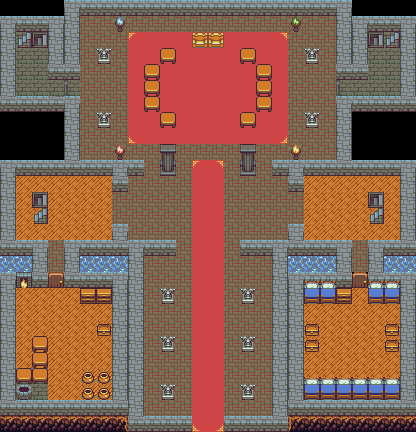

This is a level from a 2D game, rendered from its Tiled map with the project's own tilesets. A one-line summary and the map file follow, with tile-layer data summarised:
An orthogonal 26x27 tile map with 16x16 px tiles, 2 tile layers (Tile Layer 1, Tile Layer 2) and 16 objects (9x Ghost, 2x Slime, King, Fly, Spider, ...).

<map version="1.0" orientation="orthogonal" renderorder="right-down" width="26" height="27" tilewidth="16" tileheight="16" nextobjectid="23">
 <properties>
  <property name="test" type="int" value="1337" />
 </properties>
 <tileset firstgid="1" name="complete_spritesheet" tilewidth="16" tileheight="16" tilecount="256" columns="16">
  <image source="complete_spritesheet.png" width="256" height="256" />
  <tile id="0">
   <properties>
    <property name="collision_mask" type="int" value="15" />
   </properties>
  </tile>
  <tile id="8">
   <properties>
    <property name="collision_mask" type="int" value="15" />
   </properties>
   <objectgroup draworder="index">
    <object id="0" x="0" y="0" width="16" height="16" />
   </objectgroup>
  </tile>
  <tile id="9">
   <properties>
    <property name="collision_mask" type="int" value="15" />
   </properties>
  </tile>
  <tile id="10">
   <properties>
    <property name="collision_mask" type="int" value="15" />
   </properties>
  </tile>
  <tile id="11">
   <properties>
    <property name="collision_mask" type="int" value="15" />
   </properties>
  </tile>
  <tile id="18">
   <objectgroup draworder="index" />
  </tile>
  <tile id="35">
   <properties>
    <property name="collision_mask" type="int" value="12" />
   </properties>
  </tile>
  <tile id="36">
   <properties>
    <property name="collision_mask" type="int" value="15" />
   </properties>
  </tile>
  <tile id="67">
   <properties>
    <property name="collision_mask" type="int" value="15" />
   </properties>
  </tile>
  <tile id="100">
   <properties>
    <property name="collision_mask" type="int" value="15" />
   </properties>
  </tile>
  <tile id="106">
   <properties>
    <property name="collision_mask" type="int" value="15" />
   </properties>
  </tile>
  <tile id="107">
   <properties>
    <property name="collision_mask" type="int" value="15" />
   </properties>
  </tile>
  <tile id="138">
   <properties>
    <property name="collsion_mask" type="int" value="12" />
   </properties>
  </tile>
  <tile id="140">
   <properties>
    <property name="collision_mask" type="int" value="15" />
   </properties>
  </tile>
 </tileset>
 <layer name="Tile Layer 1" width="26" height="27">
  <data>[702 cells, 670 non-empty, 19 distinct tile ids]</data>
 </layer>
 <layer name="Tile Layer 2" width="26" height="27">
  <data>[702 cells, 90 non-empty, 21 distinct tile ids]</data>
 </layer>
 <objectgroup name="People">
  <object id="1" name="King" gid="129" x="192" y="48" width="16" height="16" />
  <object id="7" name="Fly" gid="228" x="15" y="357" width="16" height="16" />
  <object id="8" name="Ghost" gid="200" x="325" y="330" width="16" height="16" />
  <object id="9" name="Spider" gid="253" x="304" y="298" width="16" height="16" />
  <object id="12" name="Ghost" gid="231" x="176" y="384" width="16" height="16" />
  <object id="13" name="Ghost" gid="231" x="176" y="336" width="16" height="16" />
  <object id="14" name="Ghost" gid="231" x="176" y="288" width="16" height="16" />
  <object id="15" name="Ghost" gid="215" x="224" y="288" width="16" height="16" />
  <object id="16" name="Ghost" gid="215" x="224" y="336" width="16" height="16" />
  <object id="17" name="Ghost" gid="215" x="224" y="384" width="16" height="16" />
  <object id="18" name="Ghost" gid="199" x="176" y="176" width="16" height="16" />
  <object id="19" name="Ghost" gid="199" x="224" y="176" width="16" height="16" />
  <object id="20" name="Slime" gid="225" x="128" y="96" width="16" height="16" />
  <object id="21" name="Slime" gid="209" x="256" y="64" width="16" height="16" />
  <object id="22" name="Vessel" gid="145" x="256" y="128" width="16" height="16" />
 </objectgroup>
</map>